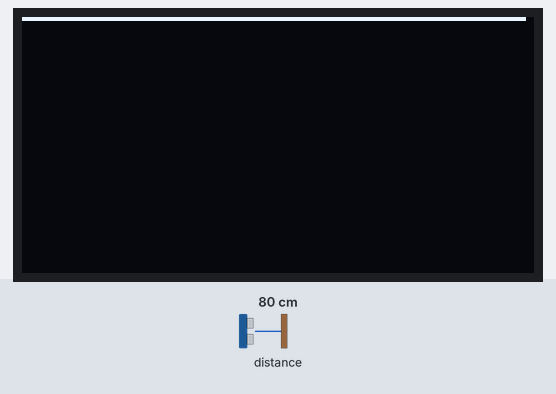
Recording of a program running on a simulated Raspberry Pi Pico running MicroPython. Shown: 128×64 one-colour display. Inputs (shaded band) come from the test bench; at power-on: distance to the obstacle 80 cm. Library files of the repository ran but are not shown: ssd1306.py, VL53L0X.py; what the program prints to the serial console is not drawn.

Above: at 1.2 s.
1.3 s: distance to the obstacle set to 2 cm
At 2.0 s:
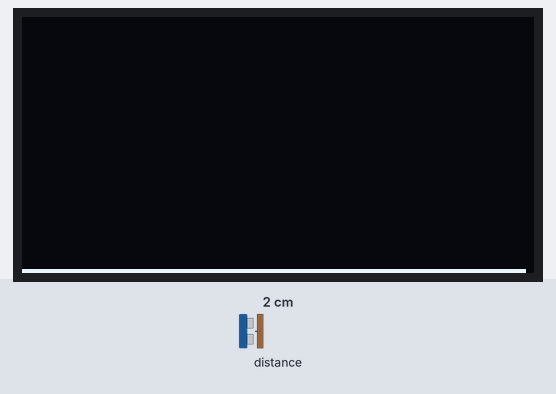
3.1 s: distance to the obstacle set to 4 cm
At 4.5 s:
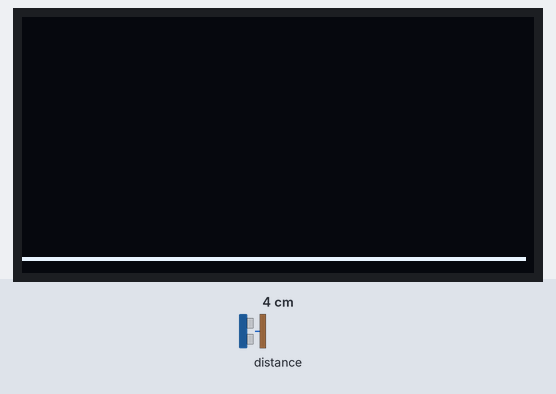
4.9 s: distance to the obstacle set to 35 cm
At 6.0 s:
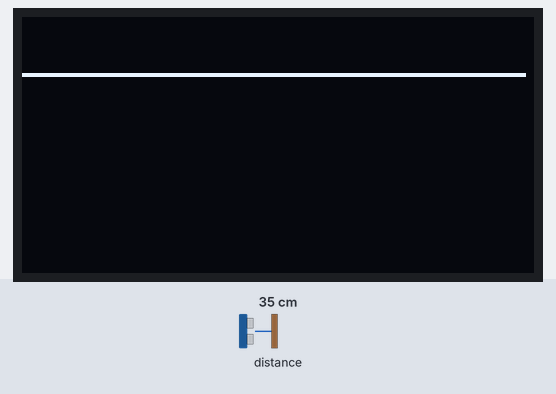
Timing chart, 0 to 7.9 s (numbered marks = the images above; inputs shaded):
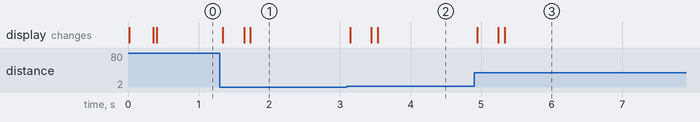

The program:

display-dist-chart.py
```python
# Display Time of Flight Distance Chart On OLED Display

import machine
from machine import Pin
from utime import sleep
import ssd1306
import VL53L0X
from neopixel import NeoPixel
import config

TOF_DATA_PIN = config.I2C_SDA_PIN
TOF_CLOCK_PIN = config.I2C_SCL_PIN

sda=machine.Pin(TOF_DATA_PIN) # row one on our standard Pico breadboard
scl=machine.Pin(TOF_CLOCK_PIN) # row two on our standard Pico breadboard
i2c=machine.I2C(config.I2C_BUS, sda=sda, scl=scl, freq=400000)

WIDTH = config.DISPLAY_WIDTH
HEIGHT = config.DISPLAY_HEIGHT
SCK=Pin(config.SCL_PIN)
SDL=Pin(config.SDA_PIN)
# servo pins
RES = machine.Pin(config.RES_PIN)
DC = machine.Pin(config.DC_PIN)
CS = machine.Pin(config.CS_PIN)

spi=machine.SPI(config.SPI_BUS,baudrate=config.SPI_BAUDRATE,sck=SCK, mosi=SDL)
oled = ssd1306.SSD1306_SPI(WIDTH, HEIGHT, spi, DC, RES, CS)

# Create a VL53L0X object
tof = VL53L0X.VL53L0X(i2c)

def turn_motor_on(pwm):
   pwm.duty_u16(POWER_LEVEL)

delay = .05

# time of flight calibration parameters
zero_dist = 35 # distance measure when an object is about 1/2 cm away
max_dist = 500 # the max distance we gooing to display
scale_factor = .15 # compress the vertical value to display how much will display on the chart

# Create a VL53L0X object
tof = VL53L0X.VL53L0X(i2c)
tof.start()

# get the normalized time-of-flight distance
def get_distance():
    global zero_dist, scale_factor
    tof_distance = tof.read()
    if tof_distance > max_dist:
        return tof_distance
    # if our current time-of-flight distance is lower than our zero distance then reset the zero distance
    if tof_distance < zero_dist:
        zero_dist = tof_distance
    return  int((tof_distance - zero_dist) * scale_factor)

# store how far down the X we are plotting
x = 0
def update_distance_chart(distance):
    global x
    print(distance)
    # put any values above 63
    if distance > 63:
        distance = 63
    oled.pixel(x, HEIGHT - int(distance) - 1, 1)
    # don't scroll until we get 61 samples
    if x > WIDTH - 3:
        oled.scroll(-1,0)
    else:
        x += 1
    oled.show()

mode = 0
# loop forever
def main():
    global valid_distance
    while True:
        distance = get_distance()
        update_distance_chart(distance)

# This allows us to stop the sound by doing a Stop or Control-C which is a keyboard intrrupt
print('Running Collision Avoidence with Time-of-Flight Sensor Version 3.0')

try:
    main()
except KeyboardInterrupt:
    print('Got ctrl-c')
finally:
    print('turning off time-of-flight sensor')
    tof.stop()
```

config.py
```python
# Hardware configuration for the Cytron Maker Pi RP2040
# Display Bot: motors, NeoPixels, speaker, an SSD1306 SPI OLED display, and
# a VL53L0X time-of-flight sensor.

from machine import Pin, SPI
import ssd1306

# ---------------------------------------------------------------------------
# Motor driver (H-bridge on GP8-GP11)
# ---------------------------------------------------------------------------
RIGHT_FORWARD_PIN = 9
RIGHT_REVERSE_PIN = 8
LEFT_FORWARD_PIN = 10
LEFT_REVERSE_PIN = 11
MAX_POWER_LEVEL = 65025

# ---------------------------------------------------------------------------
# NeoPixel LEDs
# ---------------------------------------------------------------------------
NEOPIXEL_PIN = 18
NUMBER_NEOPIXELS = 2

# ---------------------------------------------------------------------------
# Piezo speaker
# ---------------------------------------------------------------------------
SPEAKER_PIN = 22

# ---------------------------------------------------------------------------
# I2C bus 1 - VL53L0X time-of-flight distance sensor
# ---------------------------------------------------------------------------
I2C_BUS = 1
I2C_SDA_PIN = 26
I2C_SCL_PIN = 27
TIME_OF_FLIGHT_I2C_ADDRESS = 41

# ---------------------------------------------------------------------------
# SSD1306 SPI OLED display
# ---------------------------------------------------------------------------
DISPLAY_WIDTH = 128
DISPLAY_HEIGHT = 64
SPI_BUS = 0
SPI_BAUDRATE = 100000
SCL_PIN = 2   # SPI clock
SDA_PIN = 3   # SPI MOSI
RES_PIN = 13
DC_PIN = 14
CS_PIN = 15


def init_display():
    clock = Pin(SCL_PIN)
    data = Pin(SDA_PIN)
    res = Pin(RES_PIN)
    dc = Pin(DC_PIN)
    cs = Pin(CS_PIN)
    spi = SPI(SPI_BUS, baudrate=SPI_BAUDRATE, sck=clock, mosi=data)
    return ssd1306.SSD1306_SPI(DISPLAY_WIDTH, DISPLAY_HEIGHT, spi, dc, res, cs)
```

Measured:
- after the input at 1.3 s, the display: first changes at once (image 1 shows a later state)
- after the input at 3.1 s, the display: first changes at once (image 2 shows a later state)
- after the input at 4.9 s, the display: first changes at once (image 3 shows a later state)
